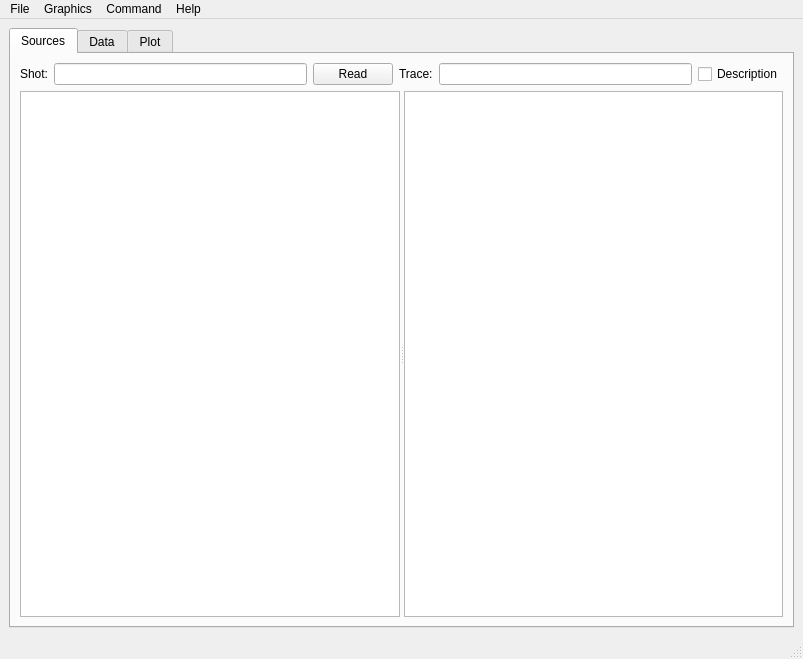
<?xml version="1.0" encoding="UTF-8"?>
<ui version="4.0">
 <class>MainWindow</class>
 <widget class="QMainWindow" name="MainWindow">
  <property name="geometry">
   <rect>
    <x>0</x>
    <y>0</y>
    <width>803</width>
    <height>659</height>
   </rect>
  </property>
  <property name="windowTitle">
   <string>PyXPad</string>
  </property>
  <widget class="QWidget" name="centralwidget">
   <layout class="QGridLayout" name="gridLayout_2">
    <item row="0" column="0">
     <widget class="QTabWidget" name="tabWidget">
      <property name="currentIndex">
       <number>0</number>
      </property>
      <widget class="QWidget" name="sourceTab">
       <attribute name="title">
        <string>Sources</string>
       </attribute>
       <layout class="QGridLayout" name="gridLayout_3">
        <item row="0" column="0">
         <layout class="QGridLayout" name="gridLayout">
          <item row="0" column="0">
           <widget class="QLabel" name="label">
            <property name="text">
             <string>Shot:</string>
            </property>
           </widget>
          </item>
          <item row="0" column="1">
           <widget class="QLineEdit" name="shotInput"/>
          </item>
          <item row="0" column="2">
           <widget class="QPushButton" name="readDataButton">
            <property name="text">
             <string>Read</string>
            </property>
           </widget>
          </item>
          <item row="0" column="3">
           <widget class="QLabel" name="label_2">
            <property name="text">
             <string>Trace:</string>
            </property>
           </widget>
          </item>
          <item row="0" column="4">
           <widget class="QLineEdit" name="tracePattern"/>
          </item>
          <item row="0" column="5">
           <widget class="QCheckBox" name="sourceDescription">
            <property name="text">
             <string>Description</string>
            </property>
           </widget>
          </item>
         </layout>
        </item>
        <item row="1" column="0">
         <widget class="QSplitter" name="splitter">
          <property name="orientation">
           <enum>Qt::Horizontal</enum>
          </property>
          <widget class="QTreeWidget" name="treeView">
           <property name="columnCount">
            <number>1</number>
           </property>
           <attribute name="headerVisible">
            <bool>false</bool>
           </attribute>
           <attribute name="headerDefaultSectionSize">
            <number>200</number>
           </attribute>
           <attribute name="headerStretchLastSection">
            <bool>true</bool>
           </attribute>
           <column>
            <property name="text">
             <string notr="true">Source</string>
            </property>
           </column>
          </widget>
          <widget class="QTableWidget" name="sourceTable">
           <property name="sizePolicy">
            <sizepolicy hsizetype="Expanding" vsizetype="Expanding">
             <horstretch>0</horstretch>
             <verstretch>0</verstretch>
            </sizepolicy>
           </property>
           <property name="toolTip">
            <string>List of available signals</string>
           </property>
           <property name="editTriggers">
            <set>QAbstractItemView::NoEditTriggers</set>
           </property>
           <property name="alternatingRowColors">
            <bool>true</bool>
           </property>
           <property name="selectionMode">
            <enum>QAbstractItemView::MultiSelection</enum>
           </property>
           <property name="showGrid">
            <bool>false</bool>
           </property>
           <property name="columnCount">
            <number>1</number>
           </property>
           <attribute name="horizontalHeaderVisible">
            <bool>false</bool>
           </attribute>
           <attribute name="horizontalHeaderDefaultSectionSize">
            <number>200</number>
           </attribute>
           <attribute name="horizontalHeaderStretchLastSection">
            <bool>false</bool>
           </attribute>
           <attribute name="verticalHeaderVisible">
            <bool>false</bool>
           </attribute>
           <attribute name="verticalHeaderDefaultSectionSize">
            <number>20</number>
           </attribute>
           <column/>
          </widget>
         </widget>
        </item>
       </layout>
      </widget>
      <widget class="QWidget" name="dataTab">
       <attribute name="title">
        <string>Data</string>
       </attribute>
       <layout class="QGridLayout" name="gridLayout_5">
        <item row="0" column="0">
         <widget class="QSplitter" name="splitter_2">
          <property name="orientation">
           <enum>Qt::Vertical</enum>
          </property>
          <widget class="QTableWidget" name="dataTable">
           <property name="contextMenuPolicy">
            <enum>Qt::CustomContextMenu</enum>
           </property>
           <property name="alternatingRowColors">
            <bool>true</bool>
           </property>
           <property name="selectionMode">
            <enum>QAbstractItemView::MultiSelection</enum>
           </property>
           <property name="selectionBehavior">
            <enum>QAbstractItemView::SelectRows</enum>
           </property>
           <property name="showGrid">
            <bool>false</bool>
           </property>
           <property name="gridStyle">
            <enum>Qt::SolidLine</enum>
           </property>
           <attribute name="horizontalHeaderStretchLastSection">
            <bool>true</bool>
           </attribute>
           <attribute name="verticalHeaderDefaultSectionSize">
            <number>20</number>
           </attribute>
           <column>
            <property name="text">
             <string>Name</string>
            </property>
           </column>
           <column>
            <property name="text">
             <string>Source</string>
            </property>
           </column>
           <column>
            <property name="text">
             <string>Trace</string>
            </property>
           </column>
           <column>
            <property name="text">
             <string>Comments</string>
            </property>
           </column>
          </widget>
          <widget class="QTextEdit" name="textOutput">
           <property name="readOnly">
            <bool>true</bool>
           </property>
          </widget>
          <widget class="QWidget" name="layoutWidget">
           <layout class="QGridLayout" name="gridLayout_4">
            <item row="0" column="0">
             <widget class="QLabel" name="label_3">
              <property name="text">
               <string>Command:</string>
              </property>
             </widget>
            </item>
            <item row="0" column="1">
             <widget class="ConsoleWidget" name="commandInput"/>
            </item>
            <item row="0" column="2">
             <widget class="QPushButton" name="commandButton">
              <property name="text">
               <string>Run</string>
              </property>
             </widget>
            </item>
           </layout>
          </widget>
         </widget>
        </item>
       </layout>
      </widget>
      <widget class="QWidget" name="plotTab">
       <attribute name="title">
        <string>Plot</string>
       </attribute>
      </widget>
     </widget>
    </item>
   </layout>
  </widget>
  <widget class="QMenuBar" name="menubar">
   <property name="geometry">
    <rect>
     <x>0</x>
     <y>0</y>
     <width>803</width>
     <height>19</height>
    </rect>
   </property>
   <widget class="QMenu" name="menuFile">
    <property name="title">
     <string>File</string>
    </property>
    <widget class="QMenu" name="menuAdd_source">
     <property name="title">
      <string>&amp;Add source</string>
     </property>
     <addaction name="actionNetCDF_file"/>
     <addaction name="actionXPAD_tree"/>
     <addaction name="actionBOUT_data"/>
    </widget>
    <addaction name="menuAdd_source"/>
    <addaction name="separator"/>
    <addaction name="actionLoadState"/>
    <addaction name="actionSaveState"/>
    <addaction name="separator"/>
    <addaction name="actionWrite_ASCII"/>
    <addaction name="separator"/>
    <addaction name="actionExit"/>
   </widget>
   <widget class="QMenu" name="menuPlot">
    <property name="title">
     <string>Graphics</string>
    </property>
    <addaction name="actionPlot"/>
    <addaction name="actionOPlot"/>
    <addaction name="actionMPlot"/>
    <addaction name="actionZPlot"/>
    <addaction name="actionXYPlot"/>
    <addaction name="actionContour"/>
    <addaction name="actionContour_filled"/>
    <addaction name="actionClearFig"/>
   </widget>
   <widget class="QMenu" name="menuCommand">
    <property name="title">
     <string>Command</string>
    </property>
    <addaction name="actionDeleteTrace"/>
    <addaction name="separator"/>
    <addaction name="actionChop"/>
    <addaction name="separator"/>
    <addaction name="actionIntegrate"/>
    <addaction name="actionDf_dt"/>
    <addaction name="actionSmooth"/>
    <addaction name="actionBand_pass_filter"/>
    <addaction name="separator"/>
    <addaction name="actionAdd"/>
    <addaction name="actionSubtract"/>
    <addaction name="actionMultiply"/>
    <addaction name="actionDivide"/>
    <addaction name="separator"/>
    <addaction name="actionFFTP"/>
    <addaction name="actionRunFFT"/>
    <addaction name="separator"/>
    <addaction name="actionReciprocal"/>
    <addaction name="actionExponential"/>
    <addaction name="actionAbsolute"/>
    <addaction name="actionArctan"/>
    <addaction name="actionNlog"/>
    <addaction name="actionNorm"/>
    <addaction name="actionInvert"/>
    <addaction name="actionAddCon"/>
    <addaction name="actionSubCon"/>
    <addaction name="actionMulCon"/>
    <addaction name="actionDivCon"/>
    <addaction name="actionPowCon"/>
    <addaction name="actionChangeName"/>
    <addaction name="actionChangeUnits"/>
    <addaction name="actionClip"/>
    <addaction name="actionStats"/>
    <addaction name="actionTimeOff"/>
   </widget>
   <widget class="QMenu" name="menuHelp">
    <property name="title">
     <string>Help</string>
    </property>
    <addaction name="actionAbout"/>
   </widget>
   <addaction name="menuFile"/>
   <addaction name="menuPlot"/>
   <addaction name="menuCommand"/>
   <addaction name="menuHelp"/>
  </widget>
  <widget class="QStatusBar" name="statusbar"/>
  <action name="actionLoadState">
   <property name="text">
    <string>&amp;Load state</string>
   </property>
  </action>
  <action name="actionSaveState">
   <property name="text">
    <string>&amp;Save state</string>
   </property>
  </action>
  <action name="actionExit">
   <property name="text">
    <string>E&amp;xit</string>
   </property>
   <property name="toolTip">
    <string>Exit pyXpad</string>
   </property>
   <property name="shortcut">
    <string>Ctrl+Q</string>
   </property>
  </action>
  <action name="actionXPAD_tree">
   <property name="text">
    <string>XPAD tree</string>
   </property>
   <property name="toolTip">
    <string>Load a tree of XPAD items</string>
   </property>
  </action>
  <action name="actionNetCDF_file">
   <property name="text">
    <string>NetCDF file</string>
   </property>
  </action>
  <action name="actionPlot">
   <property name="text">
    <string>&amp;Plot</string>
   </property>
  </action>
  <action name="actionOPlot">
   <property name="text">
    <string>&amp;OPlot</string>
   </property>
  </action>
  <action name="actionMPlot">
   <property name="text">
    <string>&amp;MPlot</string>
   </property>
  </action>
  <action name="actionXYPlot">
   <property name="text">
    <string>&amp;XYPlot</string>
   </property>
  </action>
  <action name="actionZPlot">
   <property name="text">
    <string>&amp;ZPlot</string>
   </property>
  </action>
  <action name="actionBOUT_data">
   <property name="text">
    <string>BOUT++ data</string>
   </property>
   <property name="toolTip">
    <string>Read BOUT++ data directory</string>
   </property>
   <property name="shortcut">
    <string>Ctrl+S</string>
   </property>
  </action>
  <action name="actionContour">
   <property name="text">
    <string>&amp;Contour</string>
   </property>
  </action>
  <action name="actionContour_filled">
   <property name="text">
    <string>Contour &amp;filled</string>
   </property>
  </action>
  <action name="actionClearFig">
   <property name="text">
    <string>C&amp;lear Figure</string>
   </property>
  </action>
  <action name="actionWrite_ASCII">
   <property name="text">
    <string>&amp;Write ASCII</string>
   </property>
  </action>
  <action name="actionAdd">
   <property name="text">
    <string>X+Y (Sum Channels)</string>
   </property>
  </action>
  <action name="actionSubtract">
   <property name="text">
    <string>X-Y</string>
   </property>
  </action>
  <action name="actionMultiply">
   <property name="text">
    <string>X*Y</string>
   </property>
  </action>
  <action name="actionDivide">
   <property name="text">
    <string>X/Y</string>
   </property>
  </action>
  <action name="actionChop">
   <property name="text">
    <string>Chop</string>
   </property>
  </action>
  <action name="actionIntegrate">
   <property name="text">
    <string>Integrate</string>
   </property>
  </action>
  <action name="actionDf_dt">
   <property name="text">
    <string>df/dt</string>
   </property>
  </action>
  <action name="actionSmooth">
   <property name="text">
    <string>Smooth</string>
   </property>
  </action>
  <action name="actionLow_pass_filter">
   <property name="text">
    <string>Low pass filter</string>
   </property>
  </action>
  <action name="actionHigh_pass_filter">
   <property name="text">
    <string>High pass filter</string>
   </property>
  </action>
  <action name="actionBand_pass_filter">
   <property name="text">
    <string>Band pass filter</string>
   </property>
  </action>
  <action name="actionFFTP">
   <property name="text">
    <string>FFTP</string>
   </property>
  </action>
  <action name="actionRunFFT">
   <property name="text">
    <string>Running FFT</string>
   </property>
  </action>
  <action name="actionReciprocal">
   <property name="text">
    <string>1/X</string>
   </property>
  </action>
  <action name="actionExponential">
   <property name="text">
    <string>exp</string>
   </property>
  </action>
  <action name="actionAbsolute">
   <property name="text">
    <string>abs</string>
   </property>
  </action>
  <action name="actionArctan">
   <property name="text">
    <string>arctan</string>
   </property>
  </action>
  <action name="actionNlog">
   <property name="text">
    <string>ln</string>
   </property>
  </action>
  <action name="actionNorm">
   <property name="text">
    <string>Normalise</string>
   </property>
  </action>
  <action name="actionInvert">
   <property name="text">
    <string>Invert</string>
   </property>
  </action>
  <action name="actionAddCon">
   <property name="text">
    <string>X+C</string>
   </property>
  </action>
  <action name="actionSubCon">
   <property name="text">
    <string>X-C</string>
   </property>
  </action>
  <action name="actionMulCon">
   <property name="text">
    <string>X*C</string>
   </property>
  </action>
  <action name="actionDivCon">
   <property name="text">
    <string>X/C</string>
   </property>
  </action>
  <action name="actionPowCon">
   <property name="text">
    <string>X^C</string>
   </property>
  </action>
  <action name="actionChangeName">
   <property name="text">
    <string>Change Name</string>
   </property>
  </action>
  <action name="actionChangeUnits">
   <property name="text">
    <string>Change Units</string>
   </property>
  </action>
  <action name="actionClip">
   <property name="text">
    <string>Clip</string>
   </property>
  </action>
  <action name="actionStats">
   <property name="text">
    <string>Statistics</string>
   </property>
  </action>
  <action name="actionTimeOff">
   <property name="text">
    <string>Time Offset</string>
   </property>
  </action>
  <action name="actionAbout">
   <property name="text">
    <string>&amp;About</string>
   </property>
  </action>
  <action name="actionDeleteTrace">
   <property name="text">
    <string>&amp;Delete Trace</string>
   </property>
  </action>
 </widget>
 <customwidgets>
  <customwidget>
   <class>ConsoleWidget</class>
   <extends>QLineEdit</extends>
   <header>.console_widget.h</header>
  </customwidget>
 </customwidgets>
 <resources/>
 <connections/>
</ui>
